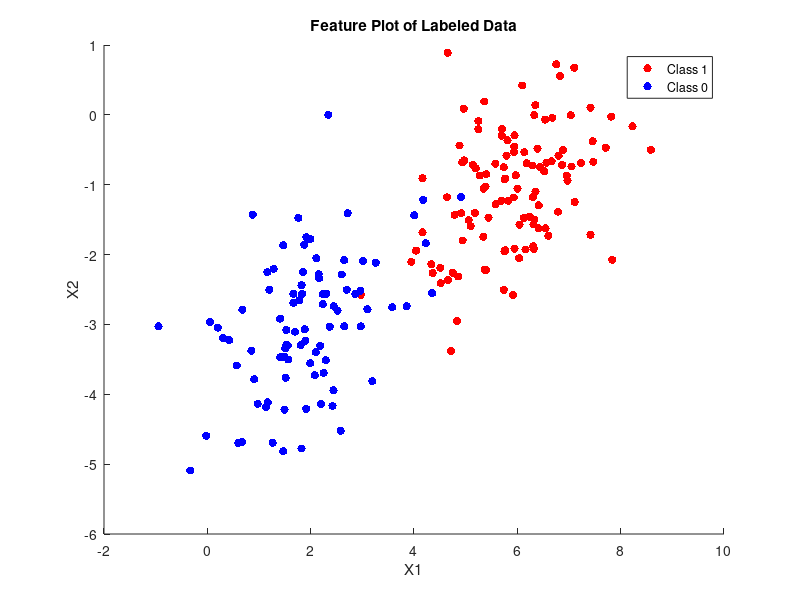
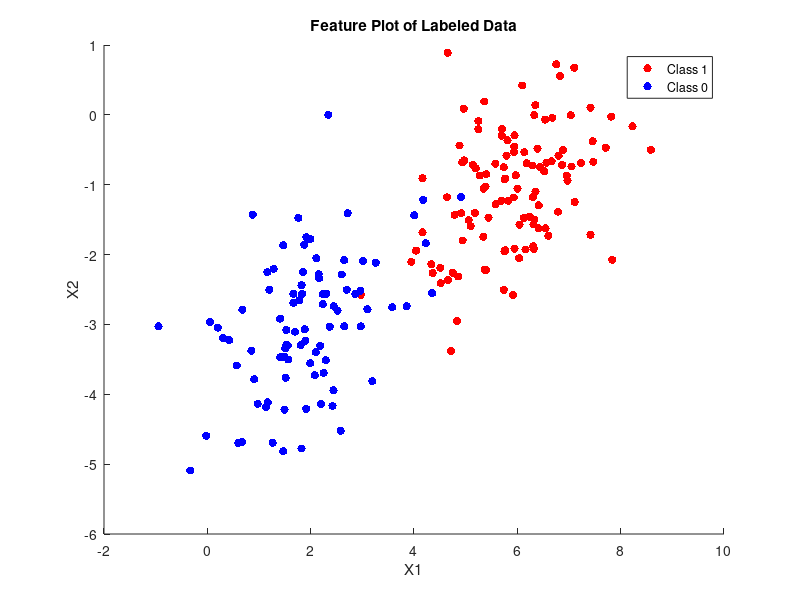
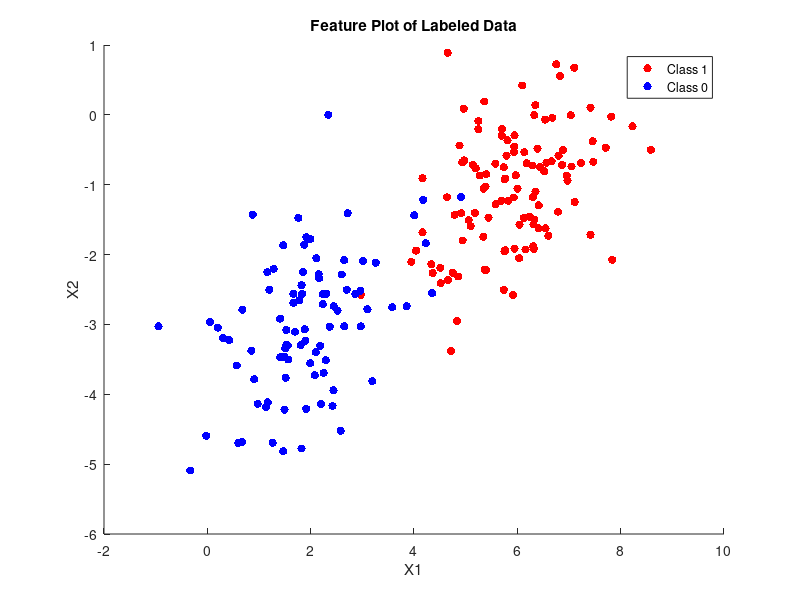

Write the MATLAB code that produced these figures, in order. (Note: this script raises an error after producing the figures.)
%% ECEM146: Homework 6
%  Author: Thomas Kost
%  UID: 504989794
%  Date: 5/20/20
%%%%%%%%%%%%%%%%%%%%%%%%%%%%%%%%%%%%%%%%%%%%%%%%%%%%%%%%%%%%%%%%%%%%%%%%%%
clc, clear, close all;
%% 5:

data = load('data (1).csv');
%% 5A:
%  Plot data
x1 = data(:,1);
x2 = data(:,2);
y  = data(:,3);

class1_x1 = x1.*y;
rm = find(~class1_x1);
class1_x1(rm) = [];

class1_x2 = x2.*y;
rm = find(~class1_x2);
class1_x2(rm) = [];

class0_x1 = x1.*~y;
rm = find(~class0_x1);
class0_x1(rm) = [];

class0_x2 = x2.*~y;
rm = find(~class0_x2);
class0_x2(rm) = [];


vis = figure(1);
hold on;
scatter(class1_x1, class1_x2,[], 'r', 'filled');
scatter(class0_x1, class0_x2,[], 'b', 'filled');
hold off;
legend('Class 1', 'Class 0');
xlabel('X1');ylabel('X2'); title('Feature Plot of Labeled Data');
saveas(vis, 'vis.jpg');

%% 5B: Parameter Estimation
p1 = sum(y)/length(y);
p0 = 1-p1;
X = [x1,x2];

u0 = 0;
u1 = 0;
for i =1:length(X)
    u0 = u0 + X(i,:)*(~y(i));
    u1 = u1 +X(i,:)*(y(i));
end
u0 = u0/sum(~y);
u1 = u1/sum(y);
s1 = zeros(2,2);
s2 = zeros(2,2);
for i =1:length(X)
    s1 = s1 + (X(i,:)-u1)'*(X(i,:)-u1)*y(i);
    s2 = s2 + (X(i,:)-u0)'*(X(i,:)-u1)*(~y(i));
    
end
sigma = (s1+s2)/length(X);

%% 5C: 
%find decision boundary

w = (2*(u0-u1)/sigma)';
b = -(u0/sigma)*u0' +(u1/sigma)*u1' +2*log(p0/p1);

%% 5D:
dec_bound = figure(2);
hold on;
scatter(class1_x1, class1_x2,[], 'r', 'filled');
scatter(class0_x1, class0_x2,[], 'b', 'filled');
legend('Class 1', 'Class 0');
xlabel('X1');ylabel('X2'); title('Feature Plot of Labeled Data');
saveas(vis, 'vis.jpg');
hold off;

%plot line
hold on;
f = @(x1,x2) w(1)*x1 +w(2)*x2 + b;
fcontour(f,[-2 10 -6 1],'LevelList', 0);
hold off;
saveas(dec_bound, 'decision_boundary.jpg');

